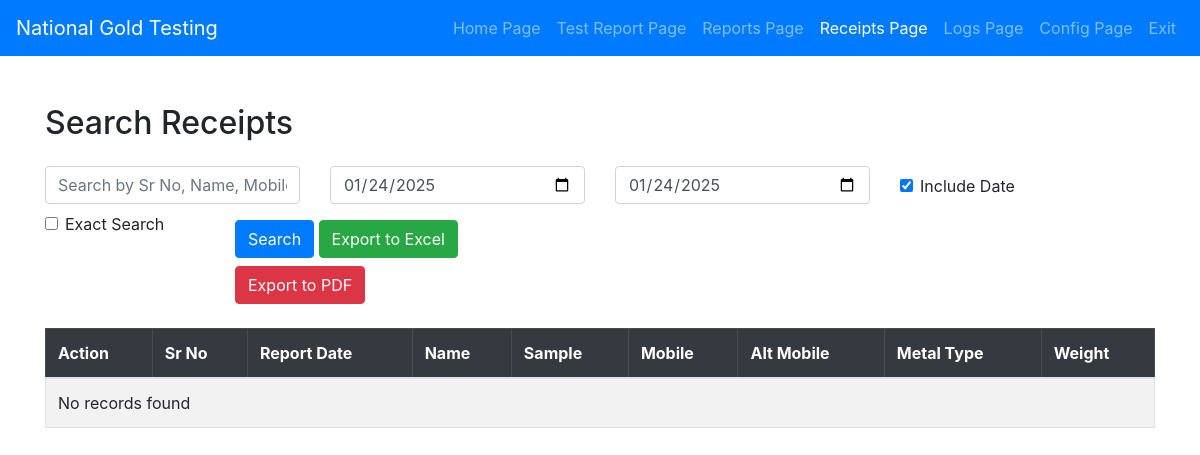
Page /receipts.php on the earlier database version.
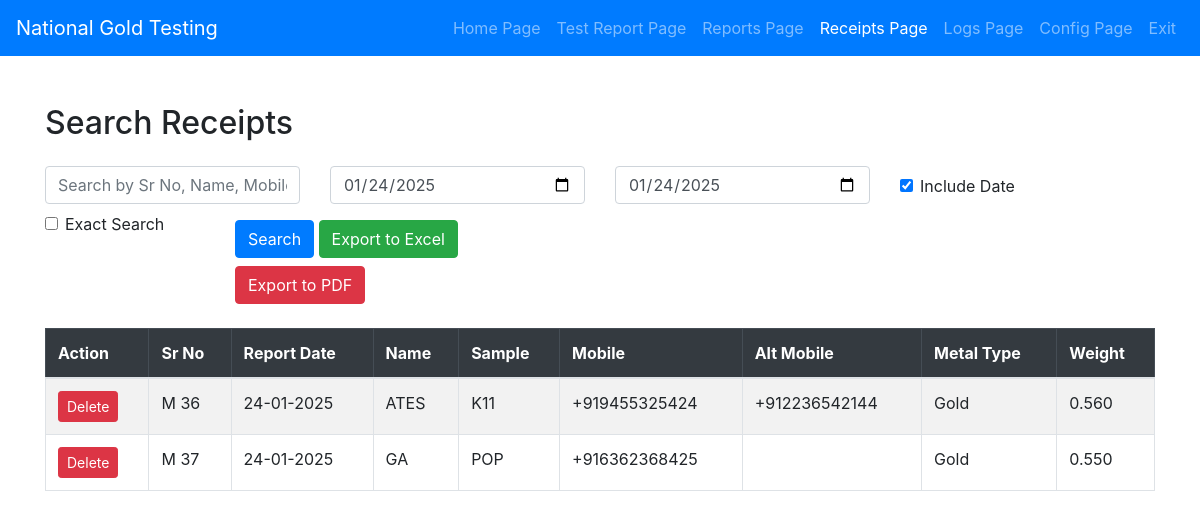
Same page on the later database version.
### tables this page shows
CREATE TABLE IF NOT EXISTS `receipts` (
  `id` int NOT NULL AUTO_INCREMENT,
  `metal_type` enum('Gold','Silver','Platinum') DEFAULT NULL,
  `sr_no` varchar(10) DEFAULT NULL,
  `report_date` date DEFAULT NULL,
  `name` varchar(100) DEFAULT NULL,
  `mobile` varchar(15) DEFAULT NULL,
  `alt_mobile` varchar(15) DEFAULT NULL,
  `sample` varchar(50) DEFAULT NULL,
  `weight` decimal(10,3) DEFAULT NULL,
  PRIMARY KEY (`id`)
);

### receipts.php (the view, shortened to what the changed rows need)
<?php
$configFile = 'config.json';
$configs = json_decode(file_get_contents($configFile), true);
$servername = $configs['Database']['db_host'];
$username = $configs['Database']['db_user'];
$password = $configs['Database']['db_password'];
$dbname = $configs['Database']['db_name'];
$conn = new mysqli($servername, $username, $password, $dbname);
$limit = 10;
$page = isset($_GET['page']) ? (int)$_GET['page'] : 1;
$start = ($page > 1) ? ($page * $limit) - $limit : 0;
function formatSrNo($input) {
    return preg_replace('/([A-Za-z])(\d)/', '$1 $2', $input);
}
$search_query = "";
$search = isset($_GET['search']) ? $_GET['search'] : '';
$from_date = isset($_GET['from_date']) ? $_GET['from_date'] : '';
$to_date = isset($_GET['to_date']) ? $_GET['to_date'] : '';
$include_date = isset($_GET['include_date']) ? $_GET['include_date'] : false;
$formatted_search = formatSrNo($search);
$today = date('Y-m-d');
if (empty($from_date) && empty($to_date)) {
    $from_date = $today;
    $to_date = $today;
    $include_date = false;
}
if (isset($_GET['todays_reports']) || (!isset($_GET['search']) && !isset($_GET['from_date']) && !isset($_GET['to_date']))) {
    $from_date = $today;
    $to_date = $today;
    $include_date = true;
}
if (empty($formatted_search) && empty($from_date) && empty($to_date)) {
    $search_query = "WHERE report_date = '$today'";
} else {
    if ($include_date) {
        if ($from_date && $to_date) {
            $search_query .= (empty($search_query) ? "WHERE" : " AND") . " report_date BETWEEN '$from_date' AND '$to_date'";
        } elseif ($from_date) {
            $search_query .= (empty($search_query) ? "WHERE" : " AND") . " report_date >= '$from_date'";
        } elseif ($to_date) {
            $search_query .= (empty($search_query) ? "WHERE" : " AND") . " report_date <= '$to_date'";
        }
    }
}
$total_result = $conn->query("SELECT COUNT(*) AS total FROM receipts $search_query");
$query = "SELECT * FROM receipts $search_query ORDER BY report_date DESC LIMIT $start, $limit";
$result = $conn->query($query);
?>
<!DOCTYPE html>
<html lang="en">
<head>
    <link href="vendor/assets/bootstrap.min.css" rel="stylesheet">
</head>
<body>
<div class="container mt-5">
    <h2 class="mb-4">Search Receipts</h2>
    <div class="table-responsive mt-4">
        <table class="table table-striped table-bordered">
            <thead class="table-dark">
                <tr>
                <th>Action</th>
                    <th>Sr No</th>
                    <th>Report Date</th>
                    <th>Name</th>
                    <th>Sample</th>
                    <th>Mobile</th>
                    <th>Alt Mobile</th>
                    <th>Metal Type</th>
                    <th>Weight</th>
                </tr>
            </thead>
            <tbody>
                <?php if ($result->num_rows > 0): ?>
                    <?php while ($row = $result->fetch_assoc()): ?>
                        <tr>
                            <td>
                                <a href="?delete_id=<?php echo $row['sr_no']; ?>" class="btn btn-danger btn-sm" onclick="return confirm('Are you sure you want to delete this record?');">Delete</a>
                            </td>
                            <td><?php echo $row['sr_no']; ?></td>
                            <td><?php echo date('d-m-Y', strtotime($row['report_date'])); ?></td>
                            <td><?php echo $row['name']; ?></td>
                            <td><?php echo $row['sample']; ?></td>
                            <td><?php echo $row['mobile']; ?></td>
                            <td><?php echo $row['alt_mobile']; ?></td>
                            <td><?php echo $row['metal_type']; ?></td>
                            <td><?php echo $row['weight']; ?></td>
                        </tr>
                    <?php endwhile; ?>
                <?php else: ?>
                    <tr><td colspan="9">No records found</td></tr>
                <?php endif; ?>
            </tbody>
        </table>
    </div>
</div>
</body>
</html>

Differences in the rows shown:
added receipts: sr_no "M 36", report_date "24-01-2025", name "ATES", sample "K11", mobile "+919455325424", alt_mobile "+912236542144", metal_type "Gold", weight "0.560"
added receipts: sr_no "M 37", report_date "24-01-2025", name "GA", sample "POP", mobile "+916362368425", metal_type "Gold", weight "0.550"
Other differences:
text no longer shown: "No records found"
